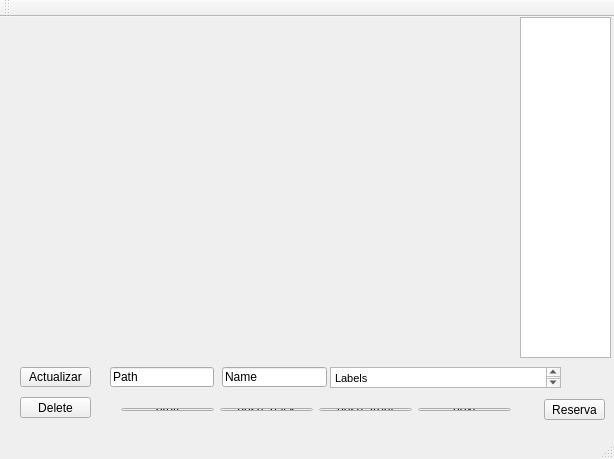
<?xml version="1.0" encoding="UTF-8"?>
<ui version="4.0">
 <class>MainWindow</class>
 <widget class="QMainWindow" name="MainWindow">
  <property name="geometry">
   <rect>
    <x>0</x>
    <y>0</y>
    <width>614</width>
    <height>459</height>
   </rect>
  </property>
  <property name="windowTitle">
   <string>MainWindow</string>
  </property>
  <widget class="QWidget" name="centralWidget">
   <widget class="QLabel" name="label_image">
    <property name="geometry">
     <rect>
      <x>10</x>
      <y>0</y>
      <width>501</width>
      <height>341</height>
     </rect>
    </property>
    <property name="text">
     <string/>
    </property>
   </widget>
   <widget class="QWidget" name="layoutWidget">
    <property name="geometry">
     <rect>
      <x>110</x>
      <y>380</y>
      <width>412</width>
      <height>25</height>
     </rect>
    </property>
    <layout class="QHBoxLayout" name="horizontalLayout">
     <item>
      <widget class="QPushButton" name="button_prev">
       <property name="text">
        <string>prev</string>
       </property>
      </widget>
     </item>
     <item>
      <widget class="QPushButton" name="pushback">
       <property name="text">
        <string>push_back</string>
       </property>
      </widget>
     </item>
     <item>
      <widget class="QPushButton" name="pushfront">
       <property name="text">
        <string>push_front</string>
       </property>
      </widget>
     </item>
     <item>
      <widget class="QPushButton" name="button_next">
       <property name="text">
        <string>next</string>
       </property>
      </widget>
     </item>
    </layout>
   </widget>
   <widget class="QPushButton" name="save">
    <property name="geometry">
     <rect>
      <x>20</x>
      <y>350</y>
      <width>71</width>
      <height>20</height>
     </rect>
    </property>
    <property name="text">
     <string>Actualizar</string>
    </property>
   </widget>
   <widget class="QTextEdit" name="text_labels">
    <property name="geometry">
     <rect>
      <x>330</x>
      <y>350</y>
      <width>231</width>
      <height>21</height>
     </rect>
    </property>
    <property name="html">
     <string>&lt;!DOCTYPE HTML PUBLIC &quot;-//W3C//DTD HTML 4.0//EN&quot; &quot;http://www.w3.org/TR/REC-html40/strict.dtd&quot;&gt;
&lt;html&gt;&lt;head&gt;&lt;meta name=&quot;qrichtext&quot; content=&quot;1&quot; /&gt;&lt;style type=&quot;text/css&quot;&gt;
p, li { white-space: pre-wrap; }
&lt;/style&gt;&lt;/head&gt;&lt;body style=&quot; font-family:'MS Shell Dlg 2'; font-size:8.25pt; font-weight:400; font-style:normal;&quot;&gt;
&lt;p style=&quot; margin-top:0px; margin-bottom:0px; margin-left:0px; margin-right:0px; -qt-block-indent:0; text-indent:0px;&quot;&gt;Labels&lt;/p&gt;
&lt;p style=&quot;-qt-paragraph-type:empty; margin-top:0px; margin-bottom:0px; margin-left:0px; margin-right:0px; -qt-block-indent:0; text-indent:0px;&quot;&gt;&lt;br /&gt;&lt;/p&gt;&lt;/body&gt;&lt;/html&gt;</string>
    </property>
   </widget>
   <widget class="QLineEdit" name="line_name">
    <property name="geometry">
     <rect>
      <x>222</x>
      <y>350</y>
      <width>105</width>
      <height>20</height>
     </rect>
    </property>
    <property name="text">
     <string>Name</string>
    </property>
   </widget>
   <widget class="QLineEdit" name="line_path">
    <property name="geometry">
     <rect>
      <x>110</x>
      <y>350</y>
      <width>104</width>
      <height>20</height>
     </rect>
    </property>
    <property name="text">
     <string>Path</string>
    </property>
   </widget>
   <widget class="QTextEdit" name="text_labels_2">
    <property name="geometry">
     <rect>
      <x>520</x>
      <y>0</y>
      <width>91</width>
      <height>341</height>
     </rect>
    </property>
    <property name="html">
     <string>&lt;!DOCTYPE HTML PUBLIC &quot;-//W3C//DTD HTML 4.0//EN&quot; &quot;http://www.w3.org/TR/REC-html40/strict.dtd&quot;&gt;
&lt;html&gt;&lt;head&gt;&lt;meta name=&quot;qrichtext&quot; content=&quot;1&quot; /&gt;&lt;style type=&quot;text/css&quot;&gt;
p, li { white-space: pre-wrap; }
&lt;/style&gt;&lt;/head&gt;&lt;body style=&quot; font-family:'MS Shell Dlg 2'; font-size:8.25pt; font-weight:400; font-style:normal;&quot;&gt;
&lt;p style=&quot;-qt-paragraph-type:empty; margin-top:0px; margin-bottom:0px; margin-left:0px; margin-right:0px; -qt-block-indent:0; text-indent:0px;&quot;&gt;&lt;br /&gt;&lt;/p&gt;&lt;/body&gt;&lt;/html&gt;</string>
    </property>
   </widget>
   <widget class="QPushButton" name="Delete">
    <property name="geometry">
     <rect>
      <x>20</x>
      <y>380</y>
      <width>71</width>
      <height>21</height>
     </rect>
    </property>
    <property name="text">
     <string>Delete</string>
    </property>
   </widget>
   <widget class="QPushButton" name="Reserva">
    <property name="geometry">
     <rect>
      <x>544</x>
      <y>382</y>
      <width>61</width>
      <height>21</height>
     </rect>
    </property>
    <property name="text">
     <string>Reserva</string>
    </property>
   </widget>
  </widget>
  <widget class="QMenuBar" name="menuBar">
   <property name="geometry">
    <rect>
     <x>0</x>
     <y>0</y>
     <width>614</width>
     <height>21</height>
    </rect>
   </property>
  </widget>
  <widget class="QToolBar" name="mainToolBar">
   <attribute name="toolBarArea">
    <enum>TopToolBarArea</enum>
   </attribute>
   <attribute name="toolBarBreak">
    <bool>false</bool>
   </attribute>
  </widget>
  <widget class="QStatusBar" name="statusBar"/>
 </widget>
 <layoutdefault spacing="6" margin="11"/>
 <resources/>
 <connections/>
</ui>
